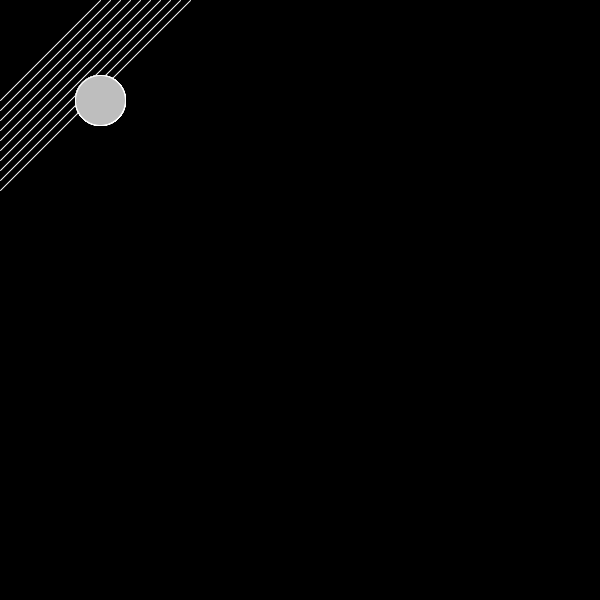
Frame 1 (no input)
Frame 60 (the mouse pressed at the canvas centre just before this capture): identical to frame 1, image omitted
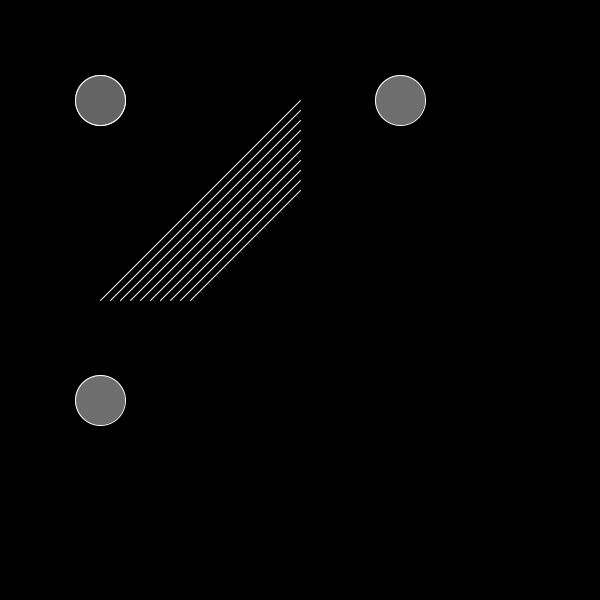
Frame 120 (the mouse held since frame 60 and released just before this capture)

The Processing sketch that drew these frames (run headless with seeded random() and noise(); from frame 60 on, the mouse is pressed at the canvas centre):

// Processing sketch: DrawFOR
// ── DrawFOR.pde



void setup () {
  size (600,600);
}

void draw (){
  
  background(0);
  
  //integer- donde empieza, donde acaba y como es el incremento
  
 
  for(int i = 0; i < 10; i = i + 1){
    
    
    fill(100 + i*10);
    
    //line/inicialx,inicialy,finalx,finaly)
    stroke(255);
    line(100 + i*10, mouseX,mouseY,100+i*10);
    
    //empieza en el 100,100 y se le va sumando 60 
    ellipse(100 + i * mouseX ,100,50,50);
    ellipse (100,100+ i*mouseY,50,50);
    
  }
  
  
}
